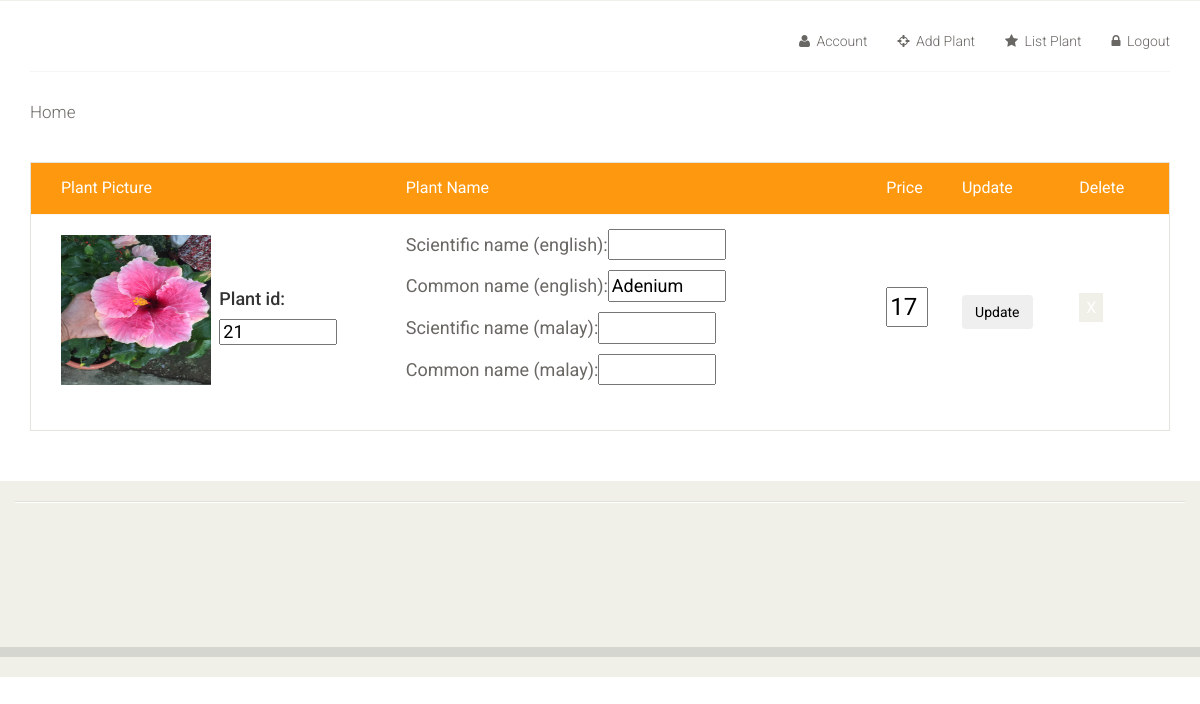
The page /listplant0.php?id=21 (signed in) on the database its author committed.
### tables this page shows
CREATE TABLE `plant` (
  `p_id` int(11) NOT NULL,
  `p_name1` varchar(50) DEFAULT NULL,
  `p_name2` varchar(50) DEFAULT NULL,
  `p_name3` varchar(50) DEFAULT NULL,
  `p_name4` varchar(50) DEFAULT NULL,
  `p_price` int(11) DEFAULT NULL,
  `nur_id` int(11) DEFAULT NULL,
  `name` varchar(200) NOT NULL,
  `image` longtext NOT NULL
);

### listplant0.php (the view, shortened to what this page needs)
<!DOCTYPE html>
<html lang="en">
<head>
    <link href="css/bootstrap.min.css" rel="stylesheet">
    <link href="css/font-awesome.min.css" rel="stylesheet">
    <link href="css/prettyPhoto.css" rel="stylesheet">
    <link href="css/price-range.css" rel="stylesheet">
    <link href="css/animate.css" rel="stylesheet">
	<link href="css/main.css" rel="stylesheet">
	<link href="css/responsive.css" rel="stylesheet">
</head>
<body>
	<header id="header">
		<div class="header-middle">
			<div class="container">
				<div class="row">
					<div class="col-sm-4">
					</div>
					<div class="col-sm-8">
						<div class="shop-menu pull-right">
							<ul class="nav navbar-nav">
								<li><a href="account.php"><i class="fa fa-user"></i> Account</a></li>
								<li><a href="addplant.php"><i class="fa fa-crosshairs"></i> Add Plant</a></li>
								<li><a href="listplant.php"><i class="fa fa-star"></i> List Plant</a></li>
								<li><a href="logout.php" Onclick='return ConfirmDelete3();'><i class="fa fa-lock"></i> Logout</a></li>
							</ul>
						</div>
					</div>
				</div>
			</div>
		</div>
		<div class="header-bottom">
			<div class="container">
				<div class="row">
					<div class="col-sm-9">
						<div class="mainmenu pull-left">
							<ul class="nav navbar-nav collapse navbar-collapse">
								<li><a href="index0.php">Home</a></li>
							</ul>
						</div>
					</div>
					<div class="col-sm-3">
					</div>
				</div>
			</div>
		</div>
	</header>
	<section id="cart_items">
		<div class="container">
			<div class="table-responsive cart_info">
				<form name="update" action="updatedelete.php" method="post">
				<table class="table table-condensed">
					<thead>
						<tr class="cart_menu">
							<td class="image">Plant Picture</td>
							<td class="image"></td>
							<td class="description">Plant Name</td>
							<td class="price">Price</td>
							<td class="quantity">Update</td>
							<td class="total">Delete</td>
							<td></td>
						</tr>
					</thead>
					<tbody>
						<tr>
							<?php
							  $conn = Connect();
							  $id2 = $_GET["id"];
 							$cu = "SELECT * from plant where p_id = '$id2'";
  							$result = mysqli_query($conn, $cu) or die(mysqli_error());
  						while($row = mysqli_fetch_array($result)){
						        $p_name1 = $row['p_name1'];
						        $p_name2= $row['p_name2'];
						        $p_name3 = $row['p_name3'];
						        $p_name4 = $row['p_name4'];
							$p_price = $row['p_price'];
							$p_id = $row['p_id'];
					echo "<form name=update action=updatedelete.php method=post>";
						echo "<tr>";
							echo "<td class=cart_product>
								<p><img width=150 height=150 src='images/home/teo/hugehibiscus.jpg' /></p>
							</td>";
							echo "<td class=cart_description>
								<h4>Plant id:</h4>
								<h4><input name =p_id type=readonly size =10 value=".$p_id." readonly></h4>
							</td>";
							echo  "<td class=cart_price>
								<p>Scientific name (english):<input name =p_name1 type=text size =10 value=".$p_name1."></p>
								<p>Common name (english):<input name =p_name2 type=text size =10 value=".$p_name2."></p>
								<p>Scientific name (malay):<input name =p_name3 type=text size =10 value=".$p_name3."></p>
								<p>Common name (malay):<input name =p_name4 type=text size =10 value=".$p_name4."></p>
							</td>";
							echo "<td class=cart_total>
								<p class=cart_total_price><input name =p_price type=text size =1 value=".$p_price."></p>
							</td>";
							echo "<td class=cart_quantity>
								<button Onclick='return ConfirmDelete();' type=Submit name=Submit class=btn btn-default >Update</button>
							</td>";
					echo "</form>";
							echo "<td class=cart_delete>
								<a href=delete0.php?id=".$p_id." Onclick='return ConfirmDelete2();'>X</a>
							</td>";
						}
							?>
						</tr>
					</tbody>
				</table>
			</form>
			</div>
		</div>
	</section>
	<footer id="footer">
		<div class="footer-top">
			<div class="container">
			</div>
		</div>
		<div class="footer-widget">
			<div class="container">
				<div class="row">
					<div class="col-sm-2">
					</div>
					<div class="col-sm-2">
					</div>
					<div class="col-sm-2">
					</div>
					<div class="col-sm-2">
					</div>
					<div class="col-sm-3 col-sm-offset-1">
					</div>
				</div>
			</div>
		</div>
		<br><br><br>
		<div class="footer-bottom">
		</div>
		<br>
	</footer>
</body>
</html>

### css/main.css (style rules this page uses)
body { font-family: 'Roboto', sans-serif; background:; position: relative; font-weight:400px; }
ul li { list-style: none; }
a { -webkit-transition: 300ms; -moz-transition: 300ms; -o-transition: 300ms; transition: 300ms; }
h1, h2, h3, h4, h5, h6 { font-family: 'Roboto', sans-serif; }
.header-middle .container .row { border-bottom: 1px solid #f5f5f5; margin-left: 0; margin-right: 0; padding-bottom: 20px; padding-top: 20px; }
.header-middle .container .row .col-sm-4 { padding-left: 0; }
.header-middle .container .row .col-sm-8 { padding-right:0; }
.shop-menu ul li { display:inline-block; padding-left: 15px; padding-right: 15px; }
.shop-menu ul li:last-child { padding-right: 0; }
.shop-menu ul li a { background: #FFFFFF; color: #696763; font-family: 'Roboto', sans-serif; font-size: 14px; font-weight: 300; padding:0; padding-right: 0; margin-top: 10px; }
.shop-menu ul li a i { margin-right:3px; }
.header-bottom { padding-bottom: 30px; padding-top: 30px; }
.navbar-collapse.collapse { padding-left: 0; }
.mainmenu ul li { padding-right: 15px; padding-left: 15px; }
.mainmenu ul li:first-child { padding-left: 0px; }
.mainmenu ul li a { color: #696763; font-family: 'Roboto', sans-serif; font-size: 17px; font-weight: 300; padding: 0; padding-bottom: 10px; }
#footer { background: #F0F0E9; }
.footer-top .container { border-bottom: 1px solid #E0E0DA; padding-bottom: 20px; }
.footer-widget { margin-bottom: 68px; }
.footer-widget .container { border-top: 1px solid #FFFFFF; padding-top: 15px; }
.footer-bottom { background: #D6D6D0; padding-top: 10px; }
#cart_items .cart_info { border: 1px solid #E6E4DF; margin-bottom: 50px }
#cart_items .cart_info .cart_menu { background: #FE980F; color: #fff; font-size: 16px; font-family: 'Roboto', sans-serif; font-weight: normal; }
#cart_items .cart_info .table.table-condensed thead tr { height: 51px; }
#cart_items .cart_info .table.table-condensed tr { border-bottom: 1px solid#F7F7F0 }
#cart_items .cart_info .table.table-condensed tr:last-child { border-bottom: 0 }
.cart_info table tr td { border-top: 0 none; vertical-align: inherit; }
#cart_items .cart_info .image { padding-left: 30px; }
#cart_items .cart_info .cart_description h4 { margin-bottom: 0 }
#cart_items .cart_info .cart_price p { color:#696763; font-size: 18px }
#cart_items .cart_info .cart_total_price { color: #FE980F; font-size: 24px; }
.cart_product { display: block; margin: 15px -70px 10px 25px; }
.cart_delete { display: block; margin-right: -12px; overflow: hidden; }
.cart_delete a { background:#F0F0E9; color: #FFFFFF; padding: 5px 7px; font-size: 16px }

### rows shown on the page
plant: p_id "21", p_name2 "Adenium", p_price "17"
